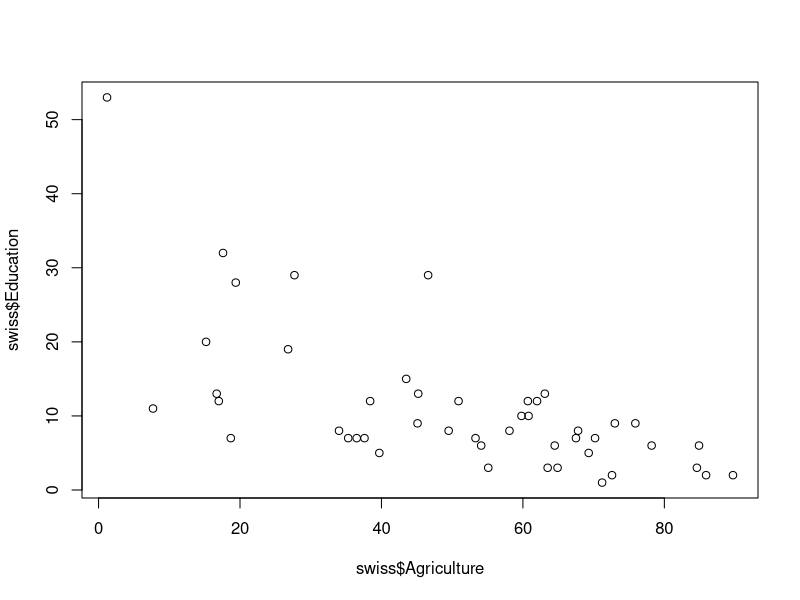
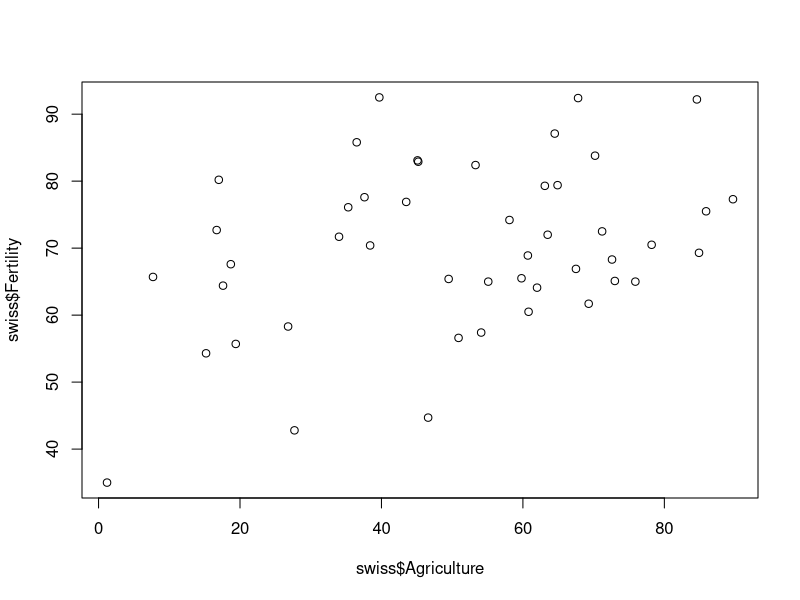
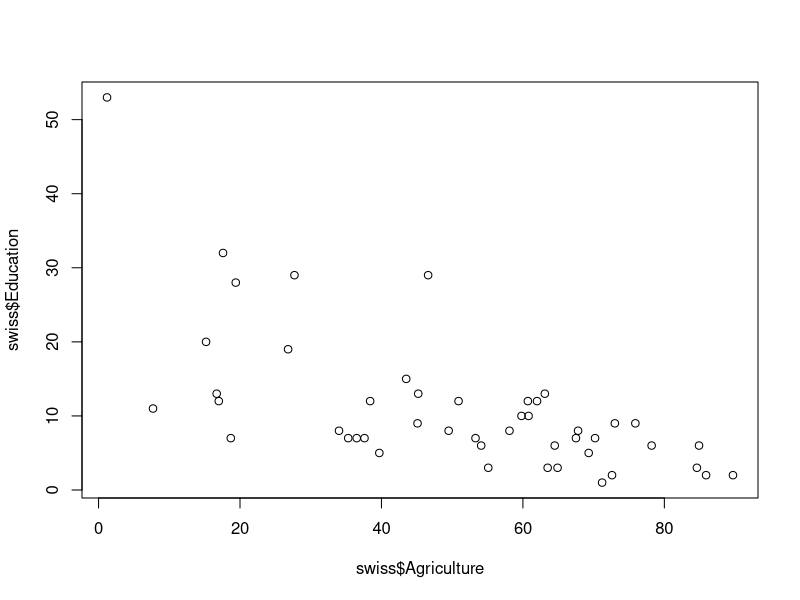

These figures' R source, in order:
## ---- chunk 1
options(width=60)
head(swiss)
## ---- chunk 2
plot(swiss$Agriculture, swiss$Education)
## ---- chunk 3
#| echo: fenced
#| output-location: column-fragment
1 + 3
mean(c(1, 3, 6))
## ---- chunk 4
#| echo: fenced
#| layout-ncol: 2
#| code-line-numbers: "|3-4,6|7"
#| fig-cap: !expr glue::glue("Swiss data are {nrow(swiss)} rows")
#| fig-height: 3
plot(swiss$Agriculture, swiss$Fertility)
plot(swiss$Agriculture, swiss$Education)
## ---- chunk 5
head(swiss)
## ---- chunk 6
for (i in letters[1:3]){
  print(i)
}
## ---- chunk 7
print("We don't write for loops")
